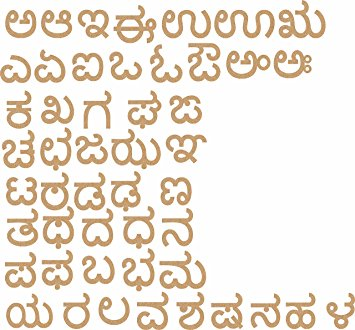
%> input picture Codes/kannada_letters11.jpg, 355 x 330 px
$ octave LineSegment.m   (GNU Octave 9; MATLAB toolbox functions it lacks are replaced by stand-ins)
%> lines starting %> are read from the running program, lines starting %| are printed output that depends on the picture; in (x1, y1, x2, y2) boxes, pixels count from 0 and x2, y2 are one past the last pixel; in counts of white or black regions, pixels touching at a corner belong together; the program's own positions count from 1
%> the answer given: kannada_letters11.jpg
%> further down, input is the input picture: size 330x355x3 uint8; mean R, G, B 239.5, 231.6, 220.9
### Codes/imdeskew.m
function [ im, theta ] = imdeskew( src, max_angle, resolution, plotOn )

% 0. parameter settings
if nargin <= 1
    max_angle   = 15;
    resolution  = .5;
    plotOn      = 1;
elseif nargin <= 2
    resolution  = .5;
    plotOn      = 1;
elseif nargin <= 3
    plotOn      = 1;
else
    error('unsupported input format')
end
% input settings
if size( src, 3 ) > 1
    display('warning: automatic converting color image to binary')
    gray = rgb2gray( src );
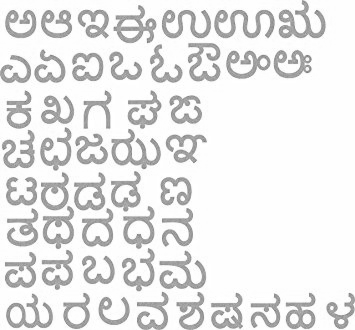
%> gray: size 330x355 uint8; min 114, max 255, mean 232.7
    src  = gray > graythresh( gray ) * 255;
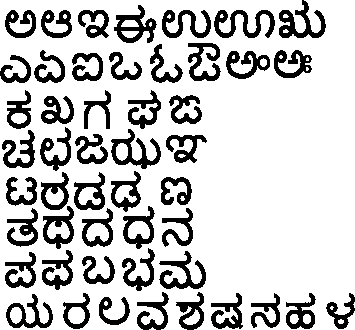
%> src: size 330x355 logical; 78.8% white; 49 black regions, largest, box (x1, y1, x2, y2) and area: (214, 10, 275, 38) 767, (279, 0, 326, 38) 753, (111, 129, 161, 169) 706
else
    if ~islogical( src )
        display('warning: automatic converting grayscale image to binary')
        src = src > graythresh( src ) * 255;
    end
end
% 1. extract black text pixels for analysis
[ h, w ]    = size( src );
%> h = 330; w = 355
[ text_x, text_y ] = ind2sub(  [ h,w ], find( src(:) == 0 ) );
%> text_x = 24894 values from 1 to 330; text_y = 24894 values from 1 to 355
% 2. compute the information entroy of a projection profile
angles = -max_angle : resolution : max_angle;
cx  = h/2;
%> cx = 165
cy  = w/2;
%> cy = 177.5
len = size( text_x, 1 );
%> len = 24894
hist_to_prob = @( h ) ( h( h ~= 0 ) / len );
score = [];
for a = angles
    sin_a = sin( a / 180 * pi );
    cos_a = cos( a / 180 * pi );
    sx    = round( ( text_x - cx ) * cos_a + ( text_y -cy ) * sin_a + cx );
    freq  = hist( sx, unique(sx) );
    prob  = hist_to_prob( freq );
    entropy = -prob .* log( prob );
    score(end+1) = sum( entropy(:) );
end
%> after the loop, score = 61 values, max 5.9 at index 61, min 5.56 at index 31, mean 5.78
% 3. generate output
[ val, min_idx ] = min( score );
%> val = 5.56; min_idx = 31
theta = -angles( min_idx );
%> theta = 0
im = not( imrotate( not( src ), theta, 'loose' ) );
if plotOn
    figure,subplot(131),plot( -angles, score ), xlabel( 'deskew angle: degree' ), ylabel( 'projection profile entropy ' );
    hold on, line( [ -angles( min_idx ), -angles( min_idx )]' , [ min( score )-.1, max( score ) ]', 'color',[1,0,0] )
    hold on, text(  -angles( min_idx )-1, max( score )-.2 , 'optimal deskew angle' ),axis square
    subplot(132),imshow( imerode(src, ones(3) ) ); title( 'before deskew ');
%> after `imshow( imerode(src, ones(3) ) )`:
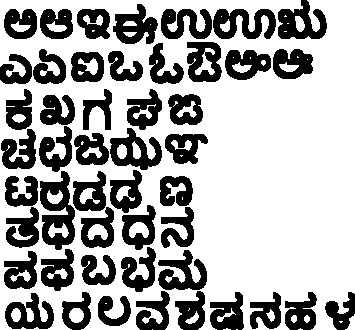
%> displayed picture: size 330x355 logical; 67.1% white; 48 black regions, largest, box (x1, y1, x2, y2) and area: (40, 171, 75, 250) 1557, (213, 9, 276, 39) 1192, (278, 0, 327, 39) 1134
    subplot(133),imshow( imerode(im, ones(3) ) ); title( 'after deskew' );
end

### Codes/LineSegment.m


% Read image
i=imgetfile();
input=imread(i);
figure, imshow(input), title('Original Image');

% Deskew a document
[ im, theta ] = imdeskew( input );
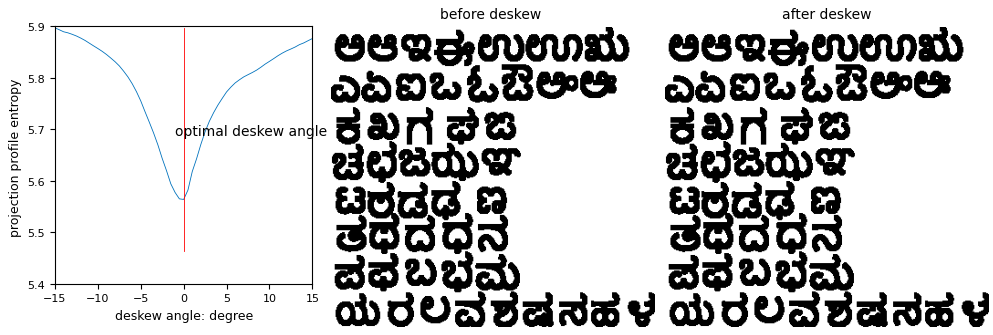
%> figure redrawn from the program's plot data, 3 panels
%> theta = 0
figure, imshow(im), title('Deskewed image');

if size(im,3)==3 % RGB image %% Convert to gray scale
    im=rgb2gray(im);
end

%threshold = graythresh(im); %% Convert to binary image
%im =~im2bw(im,threshold);
%im = medfilt2(im, [3 3]);
im = bwareaopen(im,60); %% Remove all object containing fewer than 60 pixels
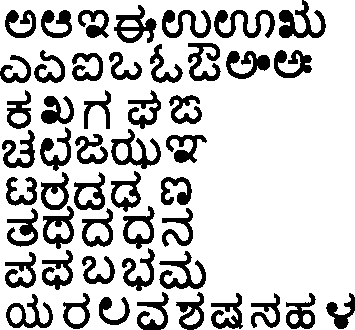
%> im: size 330x355 logical; 78.4% white; 49 black regions, largest, box (x1, y1, x2, y2) and area: (279, 0, 326, 38) 790, (214, 10, 275, 38) 779, (111, 129, 161, 169) 706
                     %converting image to black and white
%I3 = bwmorph(~im, 'thin', inf);
%figure %% Show image binary image
%imshow(im);
%title('INPUT IMAGE WITHOUT NOISE')

%find Area of Interest:
a=(im);
ijk=~a;
L=sum(ijk,2);
%> L = 330 values, max 230 at index 305, min 0 at index 84, mean 76.67
L=0;
measurements = regionprops(L, 'PixelIdxList','Area','BoundingBox');
% Get indexes of those regions that are >= 20 in length.
fiveLongRegions = find([measurements.Area] >= 5);
theIndexes = vertcat(measurements(fiveLongRegions).PixelIdxList);
c=a;
c(theIndexes,:)=0;
figure, imshow(c);
title('AREA OF INTEREST FOR LINE SEGMENT');

%Segmentation of line:
[x,y]=size(c);
%> x = 330; y = 355
mat1=sum(c,2);%sum the elements of bwrowise and save into column matrix mat1
%> mat1 = 330 values, max 355 at index 84, min 125 at index 305, mean 278.3
mat2=y-mat1;%subtract each element of the sum matrix(mat1) from the width length(no. of columns)
%> mat2 has the same summary as L
mat3=mat2~=0;
%> mat3 = 330 logical values, 322 true
mat4=diff(mat3);
%> mat4 = 329 values, max 1 at index 90, min -1 at index 83, mean 0
index1=find(mat4);
%> index1 = [83; 90; 291; 292]
[q,w]=size(index1);%size of index2 matrix is q*w
%> q = 4; w = 1
kap=1;
lam=1;
%iii=1;
%ii=1;
while kap<((q/2)+1);%number of loops=number of lines
    k=1;
    mat5=([]);
       for j=(index1(lam)+1):1:index1(lam+1)
         mat5(k,:)=a(j,:); %store the line segmented matrix
           k=k+1;
       end

              lam=lam+2;
          kap=kap+1;

         figure, imshow(mat5);
         %imsave();

         %%WORDS SEGMENTATION:

          bwword=im2bw(mat5);%convert the image im into binary(black and white)
          aword=~bwword;

          bword=sum(aword,1);
          figure, imshow(aword);

          %%Measure lengths of all "0" regions.
          measurementsword = regionprops(bword, 'Area', 'PixelIdxList');

          % Get indexes of those regions that are >= 20 in length.
        fiveLongRegionsword = find([measurementsword.Area] >= 5);
          theIndexesword = vertcat(measurementsword(fiveLongRegionsword).PixelIdxList);
          cword=aword;
         cword(:,theIndexesword)=1;
         %figure, imshow(c);

          dword=~cword;
          %figure, imshow(dword);
          %title('AREA OF INTERESRT FOR WORD SEGMENTATION IMAGE');

          [xword,yword]=size(cword);
          mat1word=sum(cword,1);%sum the elements of bwrowise and save into column matrix mat1
          mat2word=xword-mat1word;%subtract each element of the sum matrix(mat1) from the width length(no. of columns)
          mat3word=mat2word~=0;
          mat4word=diff(mat3word);
          index1word=find(mat4word);
          [qword,wword]=size(index1word);%size of index2 matrix is q*w
        kapword=1;
          lamword=1;
          %%iii=1;
          %%ii=1;

           while kapword<((wword/2)+1);%number of loops=number of lines
      kword=1;
     mat5word=([]);
         for jword=(index1word(lamword)+1):1:index1word(lamword+1)
          mat5word(:,kword)=bwword(:,jword); %store the word segmented matrix
            kword=kword+1;
        end

             lamword=lamword+1;
         kapword=kapword+1;

         figure, imshow(mat5word);
           end

end
%> this loop made 2 passes
%> (lam, kap, measurementsword, xword, yword, qword, wword) on passes 1 to 2: (3, 2, 0 regions, 7, 355, 1, 0), (5, 3, 0 regions, 1, 355, 1, 0)
%> after the loop, cword = 355 logical values, 0 true; mat5 = 355 values from 1 to 1

%deskew
